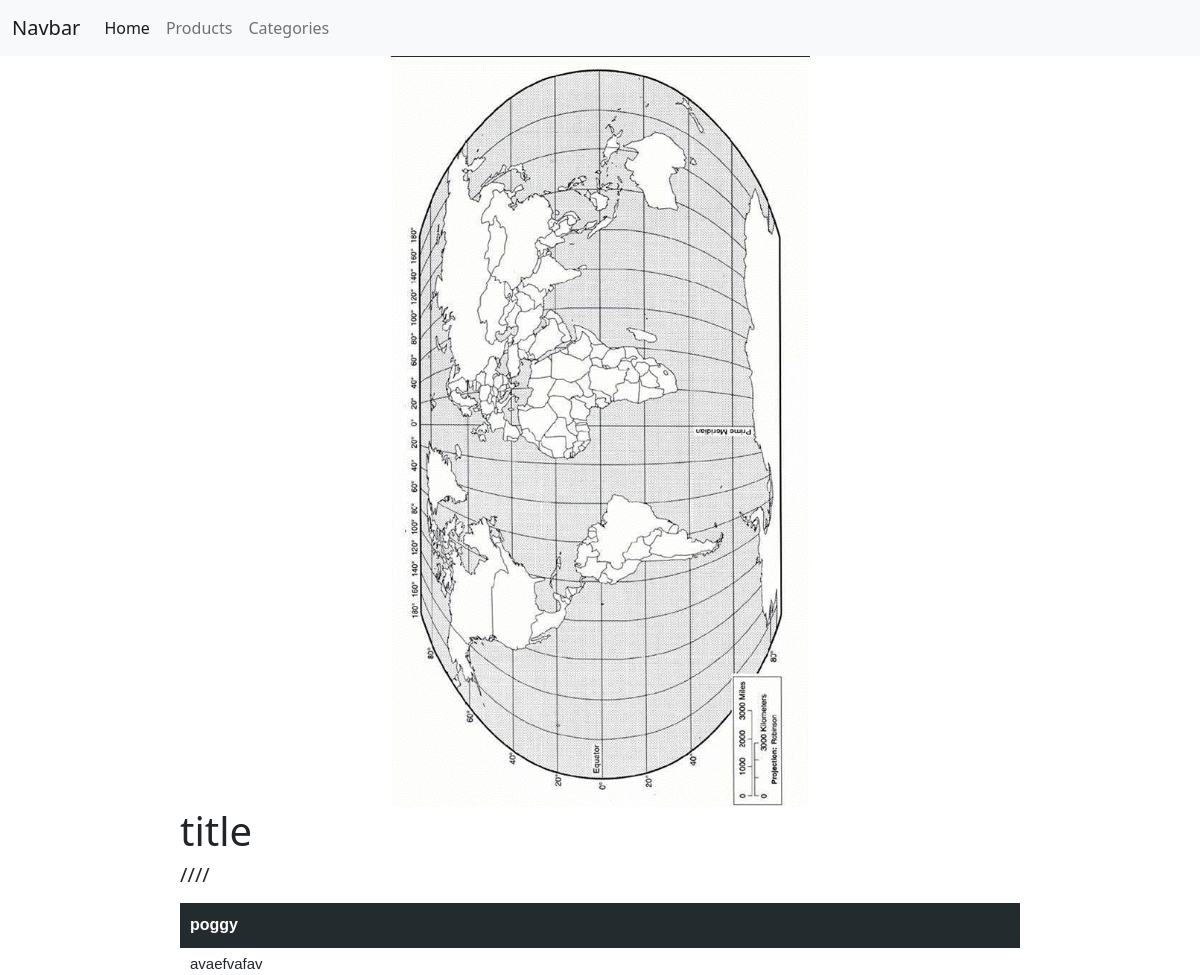
The app's page /posts/1/ with its own data.
### posts/models.py (models this page shows)
class Post(models.Model):
    title = models.CharField(max_length=10)
    image = models.ImageField()
    description = models.TextField()
    rate = models.IntegerField()
    hashtags = models.ManyToManyField("Hashtag", blank=True)

class Coments(models.Model):
    author = models.ForeignKey(User, on_delete=models.CASCADE)
    text = models.TextField()
    post = models.ForeignKey(Post, on_delete=models.CASCADE)

### posts/views.py (the view)
# urls.py: path('posts/<int:id>/', comments_view)
def comments_view(request, **kwargs):
    if request.method == 'GET':
        post = Post.objects.get(id=kwargs['id'])
        comments = Coments.objects.filter(post=post)
        data = {
            'post': post,
            'comments': comments
        }
        return render(request, 'posts/detail.html', context=data)

### templates/posts/detail.html (shortened to what this page needs)
{% extends 'layouts/main.html' %}
{% block content %}
    <div class="post">
        <div class="image">
            <img src="/media/{{ post.image }}/" alt="">
        </div>
        <div>
            <div style="display:flex; justify-content: space-between">
                <h1>{{ post.title }}</h1>
            </div>
            <h5>{{ post.description }}</h5>
        </div>
    </div>
    <div class="comments">
        {% for comment in comments %}
            <div>
                <p class="author">{{ comment.author.username }}</p>
                <p class="text">{{ comment.text }}</p>
            </div>
        {% endfor %}
    </div>
{% endblock %}

### templates/posts/detail.html (style rules this page uses)
.image > img { width: 50%; margin-left: 25%; }
.comments { width: 70%; margin-left: 15%; }
.comments > div { height: 45px; margin-bottom: 20px; background: #242b2e; padding: 10px; }
.author { color: #fff; flex: 18px; font-family: sans-serif; font-weight: bold; }
.text { font-size: 15px; font-family: sans-serif; }
.post { width: 70%; margin-left: 15%; }

### records on screen
Post: image (picture), title "title", description "////"
Coments: author.username "poggy", text "avaefvafav"
